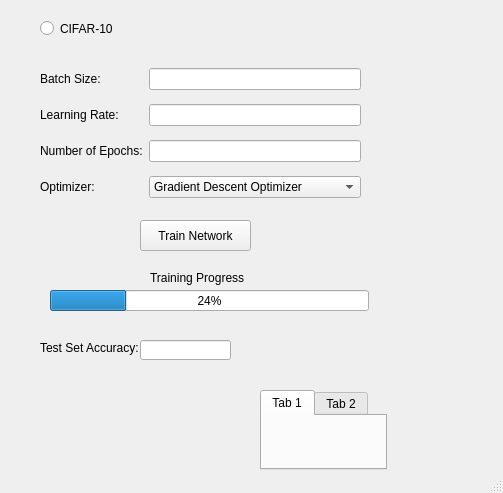
<?xml version="1.0" encoding="UTF-8"?>
<ui version="4.0">
 <class>MainWindow</class>
 <widget class="QMainWindow" name="MainWindow">
  <property name="geometry">
   <rect>
    <x>0</x>
    <y>0</y>
    <width>503</width>
    <height>493</height>
   </rect>
  </property>
  <property name="windowTitle">
   <string>First CNN GUI</string>
  </property>
  <widget class="QWidget" name="centralwidget">
   <widget class="QWidget" name="gridLayoutWidget">
    <property name="geometry">
     <rect>
      <x>40</x>
      <y>60</y>
      <width>321</width>
      <height>146</height>
     </rect>
    </property>
    <layout class="QGridLayout" name="gridLayout">
     <item row="4" column="1">
      <widget class="QLineEdit" name="txtLearningRate"/>
     </item>
     <item row="4" column="0">
      <widget class="QLabel" name="lblLearningRate">
       <property name="text">
        <string>Learning Rate:</string>
       </property>
      </widget>
     </item>
     <item row="6" column="0">
      <widget class="QLabel" name="lblOptimizer">
       <property name="text">
        <string>Optimizer:</string>
       </property>
      </widget>
     </item>
     <item row="1" column="1">
      <widget class="QLineEdit" name="txtBatchSize"/>
     </item>
     <item row="1" column="0">
      <widget class="QLabel" name="lblBatchSize">
       <property name="text">
        <string>Batch Size:</string>
       </property>
      </widget>
     </item>
     <item row="6" column="1">
      <widget class="QComboBox" name="cbxOptimizer">
       <item>
        <property name="text">
         <string>Gradient Descent Optimizer</string>
        </property>
       </item>
       <item>
        <property name="text">
         <string>Adam Optimizer</string>
        </property>
       </item>
       <item>
        <property name="text">
         <string>AdaGrad Optimizer</string>
        </property>
       </item>
      </widget>
     </item>
     <item row="5" column="0">
      <widget class="QLabel" name="lblNumEpochs">
       <property name="text">
        <string>Number of Epochs:</string>
       </property>
      </widget>
     </item>
     <item row="5" column="1">
      <widget class="QLineEdit" name="txtNumEpochs"/>
     </item>
    </layout>
   </widget>
   <widget class="QRadioButton" name="radCIFAR10">
    <property name="geometry">
     <rect>
      <x>40</x>
      <y>20</y>
      <width>82</width>
      <height>17</height>
     </rect>
    </property>
    <property name="text">
     <string>CIFAR-10</string>
    </property>
   </widget>
   <widget class="QProgressBar" name="prgTrainingProgress">
    <property name="geometry">
     <rect>
      <x>50</x>
      <y>290</y>
      <width>319</width>
      <height>21</height>
     </rect>
    </property>
    <property name="value">
     <number>24</number>
    </property>
   </widget>
   <widget class="QPushButton" name="btnTrainNetwork">
    <property name="geometry">
     <rect>
      <x>140</x>
      <y>220</y>
      <width>111</width>
      <height>31</height>
     </rect>
    </property>
    <property name="text">
     <string>Train Network</string>
    </property>
   </widget>
   <widget class="QLabel" name="lblTrainingProgress">
    <property name="geometry">
     <rect>
      <x>150</x>
      <y>270</y>
      <width>101</width>
      <height>16</height>
     </rect>
    </property>
    <property name="text">
     <string>Training Progress</string>
    </property>
   </widget>
   <widget class="QLabel" name="lblTestAccuracy">
    <property name="geometry">
     <rect>
      <x>40</x>
      <y>340</y>
      <width>111</width>
      <height>16</height>
     </rect>
    </property>
    <property name="text">
     <string>Test Set Accuracy:</string>
    </property>
   </widget>
   <widget class="QLineEdit" name="txtTestAccuracy">
    <property name="geometry">
     <rect>
      <x>140</x>
      <y>340</y>
      <width>91</width>
      <height>20</height>
     </rect>
    </property>
   </widget>
   <widget class="QTabWidget" name="tabWidget">
    <property name="geometry">
     <rect>
      <x>260</x>
      <y>390</y>
      <width>127</width>
      <height>80</height>
     </rect>
    </property>
    <property name="currentIndex">
     <number>0</number>
    </property>
    <widget class="QWidget" name="tab">
     <attribute name="title">
      <string>Tab 1</string>
     </attribute>
    </widget>
    <widget class="QWidget" name="tab_2">
     <attribute name="title">
      <string>Tab 2</string>
     </attribute>
    </widget>
   </widget>
  </widget>
  <widget class="QMenuBar" name="menubar">
   <property name="geometry">
    <rect>
     <x>0</x>
     <y>0</y>
     <width>503</width>
     <height>21</height>
    </rect>
   </property>
  </widget>
  <widget class="QStatusBar" name="statusbar"/>
 </widget>
 <resources/>
 <connections/>
</ui>
